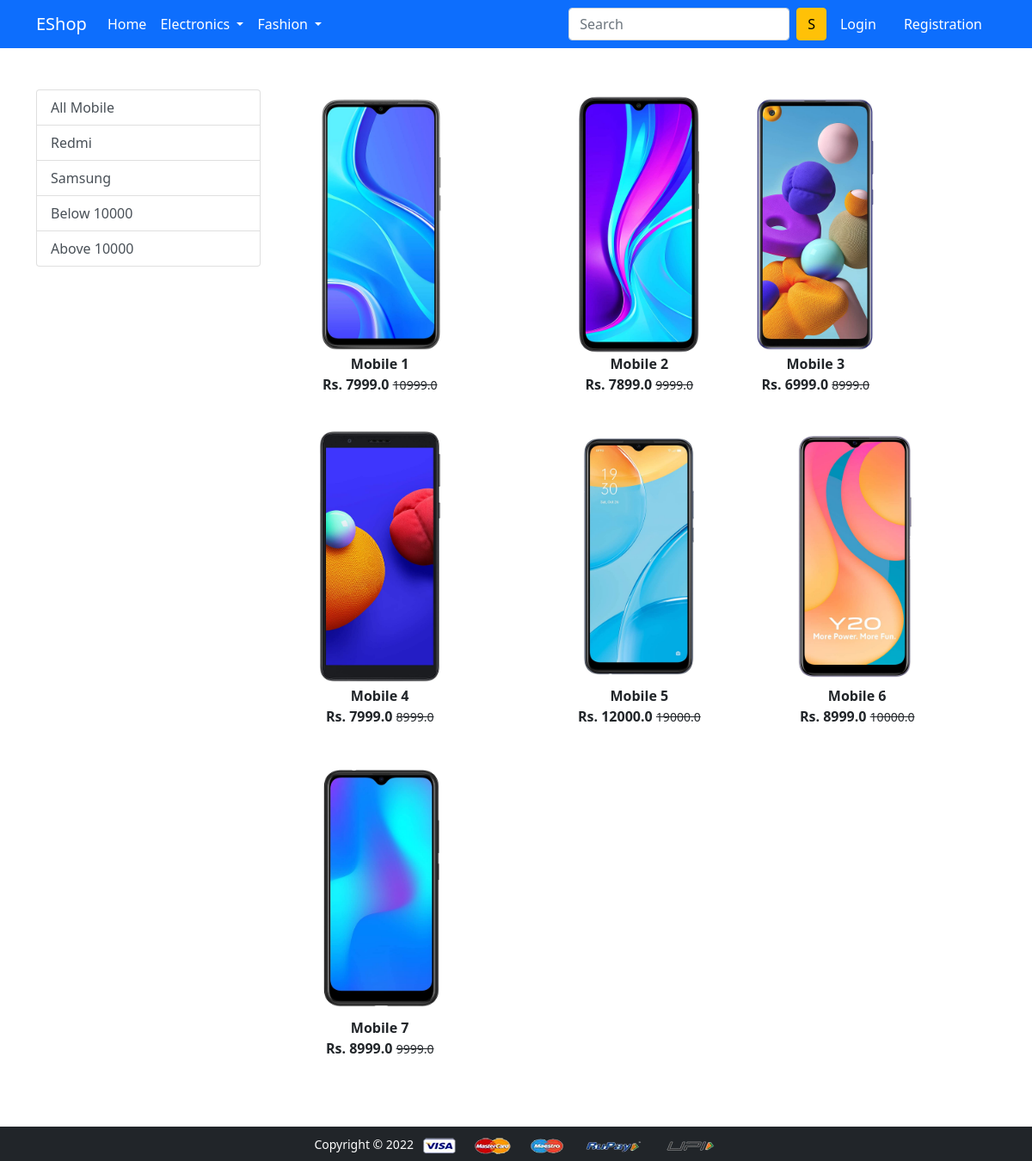
/mobile/, run on the app's committed database.
### app/models.py (models this page shows, shortened)
class Product(models.Model):
 title = models.CharField(max_length=100)
 selling_price = models.FloatField()
 discounted_price = models.FloatField()
 description = models.TextField()
 brand = models.CharField(max_length=100)
 category = models.CharField( choices=CATEGORY_CHOICES, max_length=2)
 product_image = models.ImageField(upload_to='productimg')

### app/views.py (the view)
# urls.py: path('mobile/', views.mobile, name='mobile'),
def mobile(request, data=None):
	totalitem = 0
	if request.user.is_authenticated:
		totalitem = len(Cart.objects.filter(user=request.user))
	if data==None :
			mobiles = Product.objects.filter(category='M')
	elif data == 'Redmi' or data == 'Samsung':
			mobiles = Product.objects.filter(category='M').filter(brand=data)
	elif data == 'below':
			mobiles = Product.objects.filter(category='M').filter(discounted_price__lt=10000)
	elif data == 'above':
			mobiles = Product.objects.filter(category='M').filter(discounted_price__gt=10000)
	return render(request, 'app/mobile.html', {'mobiles':mobiles, 'totalitem':totalitem})

### app/templates/app/mobile.html (shortened to what this page needs)
{% extends 'app/base.html' %}
{% load static %}
{% block main-content %}
<div class="container my-5">
 <div class="row">
  <div class="col-sm-3">
   <div class="list-group">
     <a href="{% url 'mobile' %}" class="list-group-item list-group-item-action" aria-current="true">All Mobile</a>
     <a href="{% url 'mobiledata' 'Redmi'  %}" class="list-group-item list-group-item-action" aria-current="true">Redmi</a>
     <a href="{% url 'mobiledata' 'Samsung'  %}" class="list-group-item list-group-item-action">Samsung</a>
     <a href="{% url 'mobiledata' 'below'  %}" class="list-group-item list-group-item-action">Below 10000</a>
     <a href="{% url 'mobiledata' 'above'  %}" class="list-group-item list-group-item-action">Above 10000</a>
   </div>
  </div>
  <div class="col-sm-8">
   <div class="row">
    {% for product in mobiles %}
     <div class="col-sm-4 text-center mb-4">
      <a href="{% url 'product-detail' product.id %}" class="btn">
       <div class="item">
        <img src="{{product.product_image.url}}" alt="" height="300" class="">
        <div class="fw-bold">{{product.title}}</div>
        <div class="fw-bold">Rs. {{product.discounted_price}} <small class="fw-light text-decoration-line-through">{{product.selling_price}}</small></div>
       </div>
      </a>
     </div>
    {% endfor %}
   </div>
  </div>
 </div>
</div>
{% endblock main-content %}

### app/templates/app/base.html (shortened to what this page needs)
<!doctype html>
{% load static %}
<html lang="en">
  <head>
    <link href="https://cdn.jsdelivr.net/npm/bootstrap@5.0.0-beta1/dist/css/bootstrap.min.css" rel="stylesheet">
    <link rel="stylesheet" href="{% static 'app/css/owl.carousel.min.css' %}">
    <link rel="stylesheet" href="{% static 'app/css/all.min.css' %}">
    <link rel="stylesheet" href="{% static 'app/css/style.css' %}">
  </head>
  <body>
    <nav class="navbar navbar-expand-lg navbar-dark bg-primary">
     <div class="container">
       <a class="navbar-brand" href="/">EShop</a>
       <div class="collapse navbar-collapse" id="navbarSupportedContent">
         <ul class="navbar-nav me-auto mb-2 mb-lg-0">
           <li class="nav-item">
             <a class="nav-link active" aria-current="page" href="/">Home</a>
           </li>
           <li class="nav-item dropdown">
             <a class="nav-link dropdown-toggle text-white" href="#" id="electronicsDropdown" role="button" data-bs-toggle="dropdown" aria-expanded="false">
               Electronics
             </a>
           </li>
           <li class="nav-item dropdown">
             <a class="nav-link dropdown-toggle text-white" href="#" id="fashionDropdown" role="button" data-bs-toggle="dropdown" aria-expanded="false">
               Fashion
             </a>
           </li>
         </ul>
         <form class="d-flex">
           <input class="form-control me-2" type="search" placeholder="Search" aria-label="Search">
           <button class="btn btn-warning" type="submit">S</button>
         </form>
         <div>
          <ul class="navbar-nav me-auto mb-2 mb-lg-0">
          {% if request.user.is_authenticated %}
           <li class="nav-item dropdown mx-2">
              <a class="nav-link dropdown-toggle text-white" href="#" id="profileDropdown" role="button" data-bs-toggle="dropdown" aria-expanded="false">
                {{request.user.username|capfirst}}
              </a>
              <ul class="dropdown-menu" aria-labelledby="profileDropdown">
                <li><a class="dropdown-item" href="{% url 'profile' %}">Profile</a></li>
                <li><a class="dropdown-item" href="{% url 'orders' %}">Orders</a></li>
                <li><a class="dropdown-item" href="{% url 'passwordchange' %}">Change Password</a></li>
                <li><a class="dropdown-item" href="{% url 'logout' %}">Logout</a></li>
              </ul>
            </li>
            <li class="nav-item mx-2">
              <a href="{% url 'showcart' %}" class="nav-link text-white"><span class="badge bg-danger">{{totalitem}}</span> Cart </a>
            </li>
            {% else %}
            <li class="nav-item mx-2">
             <a href="{% url 'login' %}" class="nav-link text-white">Login</a>
            </li>
            <li class="nav-item mx-2">
             <a href="{% url 'customerregistration' %}" class="nav-link text-white">Registration</a>
            </li>
            {% endif %}
          </ul>
         </div>
       </div>
     </div>
    </nav>
    {% block main-content %} {% endblock main-content %}
    <footer class="container-fluid bg-dark text-center p-2 mt-5">
        <small class="text-white">Copyright &copy; 2022 </small>
        <img src="{% static 'app/images/payment.png' %}" alt="" srcset="" class="img-fluid" height="2px">
    </footer>
  </body>
</html>

### data on the page
Product: product_image (picture), title "Mobile 1", discounted_price "7999.0", selling_price "10999.0"
Product: product_image (picture), title "Mobile 2", discounted_price "7899.0", selling_price "9999.0"
Product: product_image (picture), title "Mobile 3", discounted_price "6999.0", selling_price "8999.0"
Product: product_image (picture), title "Mobile 4", discounted_price "7999.0", selling_price "8999.0"
Product: product_image (picture), title "Mobile 5", discounted_price "12000.0", selling_price "19000.0"
Product: product_image (picture), title "Mobile 6", discounted_price "8999.0", selling_price "10000.0"
Product: product_image (picture), title "Mobile 7", discounted_price "8999.0", selling_price "9999.0"
